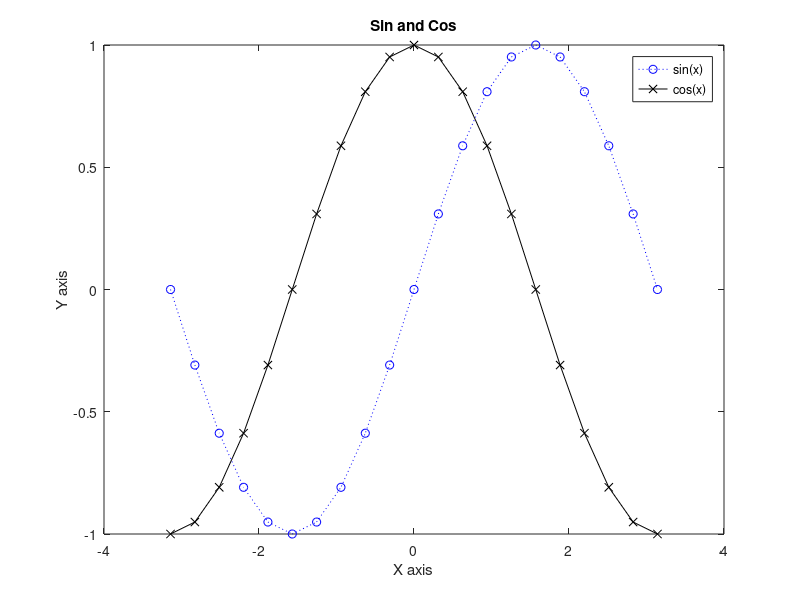

The MATLAB script that drew this image:

figure(1);

x = linspace(-pi,pi,21);
y = sin(x);
plot(x,y, 'b:o', x, cos(x), 'k-x');
title('Sin and Cos')
legend('sin(x)','cos(x)')
xlabel('X axis')
ylabel('Y axis')

saveas(gca,'myPlot.pdf','pdf')